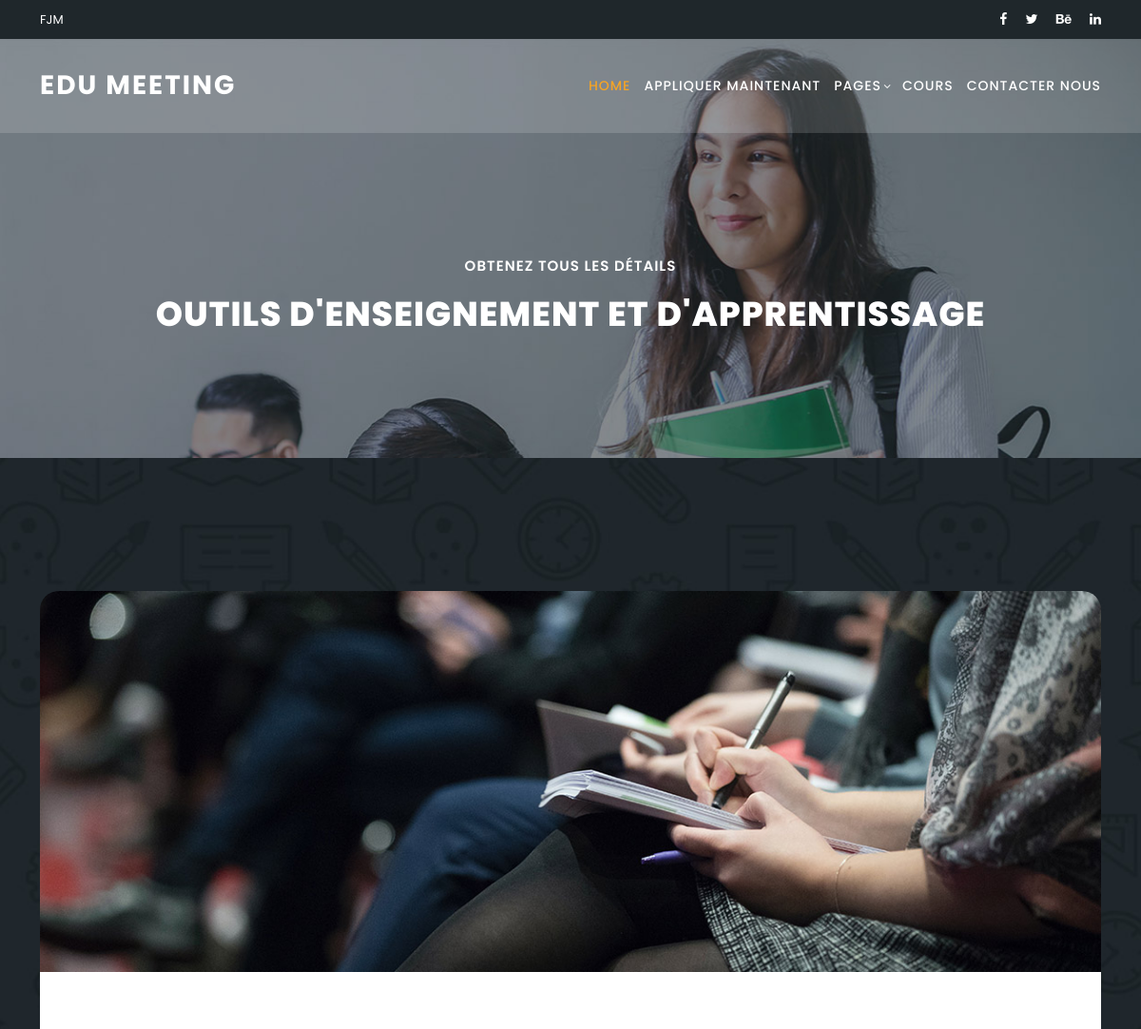
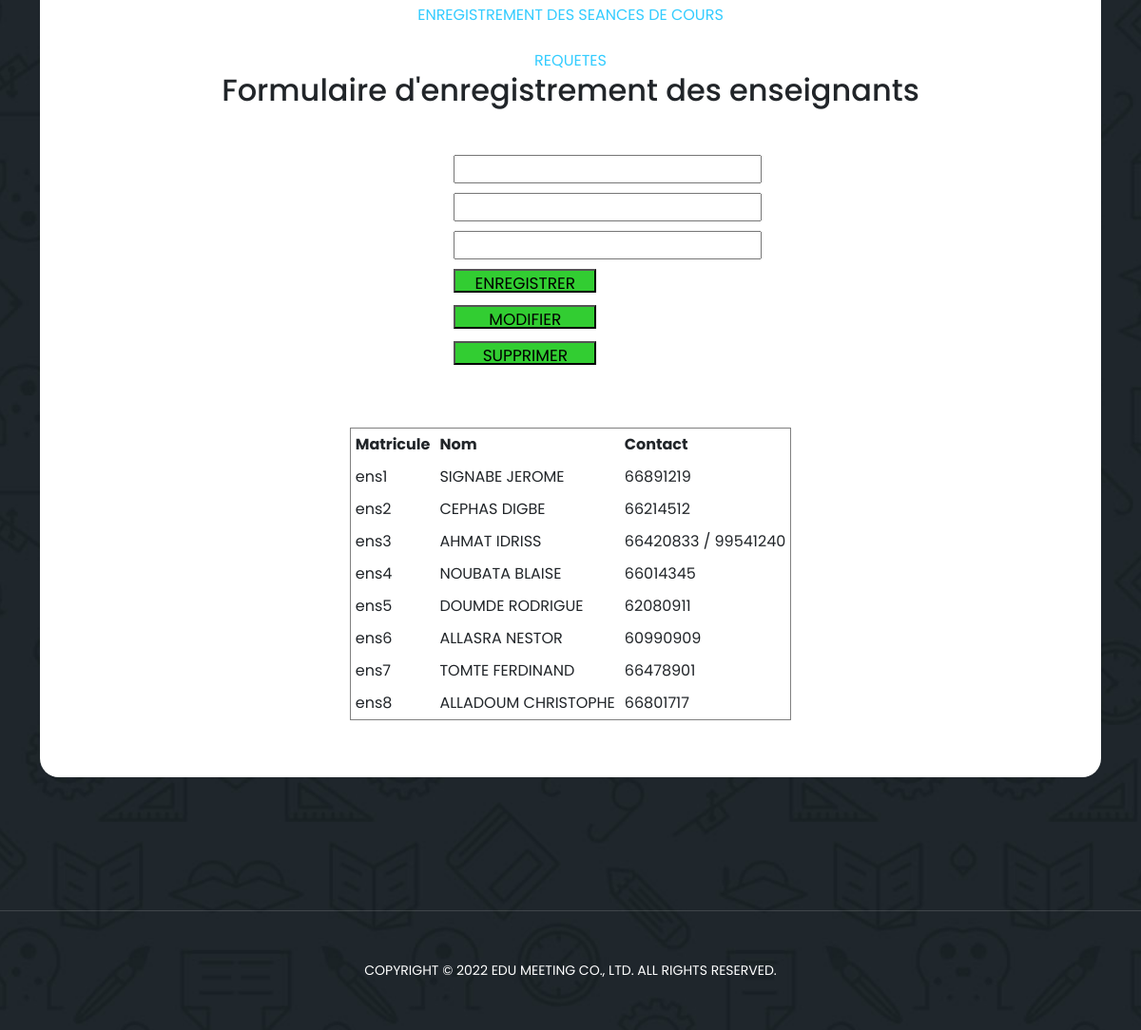
The page / on the database its author committed (2 pictures, top to bottom).
### tables this page shows
CREATE TABLE IF NOT EXISTS `tb_enseignant` (
  `matricule` varchar(20) NOT NULL,
  `nom` varchar(150) NOT NULL,
  `contact` varchar(50) NOT NULL,
  PRIMARY KEY (`matricule`)
);

### index.php (the view, shortened to what this page needs)
<?php
$servername = "localhost";
$username = "root";
$password = "";
$dbname = "emploidutemps_db";
$conn = mysqli_connect($servername, $username, $password, $dbname);
?>
<?php
$mess='';
?>
<!DOCTYPE html>
<html lang="en">
  <head>
    <link rel="stylesheet" type="text/css" href="mystyle.css">
    <link href="bootstrap.min.css" rel="stylesheet">
    <link rel="stylesheet" href="assets/css/fontawesome.css">
    <link rel="stylesheet" href="assets/css/templatemo-edu-meeting.css">
    <link rel="stylesheet" href="assets/css/owl.css">
    <link rel="stylesheet" href="assets/css/lightbox.css">
  </head>
<body>
  <div class="sub-header">
    <div class="container">
      <div class="row">
        <div class="col-lg-8 col-sm-8">
          <div class="left-content">
            <p>FJM</p>
          </div>
        </div>
        <div class="col-lg-4 col-sm-4">
          <div class="right-icons">
            <ul>
              <li><a href="#"><i class="fa fa-facebook"></i></a></li>
              <li><a href="#"><i class="fa fa-twitter"></i></a></li>
              <li><a href="#"><i class="fa fa-behance"></i></a></li>
              <li><a href="#"><i class="fa fa-linkedin"></i></a></li>
            </ul>
          </div>
        </div>
      </div>
    </div>
  </div>
  <header class="header-area header-sticky">
      <div class="container">
          <div class="row">
              <div class="col-12">
                  <nav class="main-nav">
                      <a href="index.html" class="logo">
                          Edu Meeting
                      </a>
                      <ul class="nav">
					  <li><a href="../index.html" class="active">Home</a></li>
                        <li class="scroll-to-section"><a href="../index.html/#apply">Appliquer maintenant</a></li>
                        <li class="has-sub">
                            <a href="javascript:void(0)">Pages</a>
                        </li>
                        <li class="scroll-to-section"><a href="../index/#courses">Cours</a></li>
                        <li class="scroll-to-section"><a href="../index/#contact">Contacter nous</a></li>
                    </ul>
                  </nav>
              </div>
          </div>
      </div>
  </header>
  <section class="heading-page header-text" id="top">
    <div class="container">
      <div class="row">
        <div class="col-lg-12">
          <h6>Obtenez tous les détails</h6>
          <h2>Outils d'enseignement et d'apprentissage</h2>
        </div>
      </div>
    </div>
  </section>
  <section class="meetings-page" id="meetings">
    <div class="container">
      <div class="row">
        <div class="col-lg-12">
          <div class="row">
            <div class="col-lg-12">
              <div class="meeting-single-item">
                <div class="thumb">
                  <a href="meeting-details.html"><img src="assets/images/single-meeting.jpg" alt=""></a>
                </div>
                <div class="down-content">
                  <div align="center">
                    <br>
                    <a href="cours.php">ENREGISTREMENT DES SEANCES DE COURS</a><br><br>
                    <a href="requetes.php">REQUETES</a>
                    <h2>Formulaire d'enregistrement des enseignants</h2>
                    <form action="" method="POST">
                    <fieldset >
                    <legend >Enseignant</legend>
                    <table>
                    <tr><td><b>Matricule </b></td><td><input type="text" name="matricule" value=""></td></tr>
                    <tr><td><b>Nom </b></td><td><input type="text" name="nom" value=""></td></tr>
                    <tr><td><b>Contact </b></td><td><input type="text" name="contact" value=""></td></tr>
                    <tr><td></td><td><input type="submit" name="benrg" value="ENREGISTRER" class="bouton"></td></tr>
                     <tr><td></td><td><input type="submit" name="bmodif" value="MODIFIER" class="bouton"></td></tr>
                    <tr><td></td><td><input type="submit" name="bsupp" value="SUPPRIMER" class="bouton"></td></tr>
                    <tr><td></td><td><?php print $mess;?></td><td></td></tr>
                    </table>
                    </fieldset>
                    </form>
                    <?php
                    print"<br><br>";
                    $rq1=mysqli_query($conn,"select * from tb_enseignant ");
                    print'<table border="1" class="tab"><tr><th>Matricule</th><th>Nom</th><th>Contact</th></tr>';
                    while($rst=mysqli_fetch_assoc($rq1)){
                      print"<tr>";
                             echo"<td>".$rst['matricule']."</td>";
                              echo"<td>".$rst['nom']."</td>";
                               echo"<td>".$rst['contact']."</td>";
                             print"</tr>";
                    }
                      print'</table>';
                    ?>
                    </div>
                </div>
              </div>
            </div>
            </div>
          </div>
        </div>
      </div>
    <div class="footer">
      <p>Copyright © 2022 Edu Meeting Co., Ltd. All Rights Reserved.</p>
    </div>
  </section>
</body>
  </body>
</html>

### mystyle.css (style rules this page uses)
body { margin:0px; padding: 0px; background-color: #87cefa; }
.tab { background-color: white; border-collapse: collapse; margin-bottom: 20px; }
.tab th,td { padding: 5px; }
.bouton { width: 150px; height: 25px; font-size: 17px; background-color: #32cd32; }
fieldset { width: 50%; border:3px solid black; color: white; }
a { color:#006400; text-decoration: none; }

### rows shown on the page
tb_enseignant: matricule "ens1", nom "SIGNABE JEROME", contact "66891219"
tb_enseignant: matricule "ens2", nom "CEPHAS DIGBE", contact "66214512"
tb_enseignant: matricule "ens3", nom "AHMAT IDRISS", contact "66420833 / 99541240"
tb_enseignant: matricule "ens4", nom "NOUBATA BLAISE", contact "66014345"
tb_enseignant: matricule "ens5", nom "DOUMDE RODRIGUE", contact "62080911"
tb_enseignant: matricule "ens6", nom "ALLASRA NESTOR", contact "60990909"
tb_enseignant: matricule "ens7", nom "TOMTE FERDINAND", contact "66478901"
tb_enseignant: matricule "ens8", nom "ALLADOUM CHRISTOPHE", contact "66801717"
